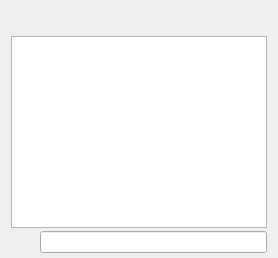
     <widget class="QWidget" name="tab_console">
      <attribute name="title">
       <string>&amp;Console</string>
      </attribute>
      <layout class="QVBoxLayout" name="verticalLayout_3">
       <property name="spacing">
        <number>3</number>
       </property>
       <property name="bottomMargin">
        <number>5</number>
       </property>
       <item>
        <layout class="QHBoxLayout" name="horizontalLayout">
         <property name="spacing">
          <number>4</number>
         </property>
         <item>
          <spacer name="horizontalSpacer">
           <property name="orientation">
            <enum>Qt::Horizontal</enum>
           </property>
           <property name="sizeHint" stdset="0">
            <size>
             <width>40</width>
             <height>20</height>
            </size>
           </property>
          </spacer>
         </item>
         <item>
          <widget class="QPushButton" name="fontSmallerButton">
           <property name="maximumSize">
            <size>
             <width>24</width>
             <height>24</height>
            </size>
           </property>
           <property name="toolTip">
            <string>Decrease font size</string>
           </property>
           <property name="text">
            <string/>
           </property>
           <property name="icon">
            <iconset>
             <normaloff>:/icons/fontsmaller</normaloff>:/icons/fontsmaller</iconset>
           </property>
           <property name="iconSize">
            <size>
             <width>16</width>
             <height>16</height>
            </size>
           </property>
           <property name="autoDefault">
            <bool>false</bool>
           </property>
           <property name="flat">
            <bool>true</bool>
           </property>
          </widget>
         </item>
         <item>
          <widget class="QPushButton" name="fontBiggerButton">
           <property name="maximumSize">
            <size>
             <width>24</width>
             <height>24</height>
            </size>
           </property>
           <property name="toolTip">
            <string>Increase font size</string>
           </property>
           <property name="text">
            <string/>
           </property>
           <property name="icon">
            <iconset>
             <normaloff>:/icons/fontbigger</normaloff>:/icons/fontbigger</iconset>
           </property>
           <property name="iconSize">
            <size>
             <width>16</width>
             <height>16</height>
            </size>
           </property>
           <property name="autoDefault">
            <bool>false</bool>
           </property>
           <property name="flat">
            <bool>true</bool>
           </property>
          </widget>
         </item>
         <item>
          <widget class="QPushButton" name="clearButton">
           <property name="maximumSize">
            <size>
             <width>24</width>
             <height>24</height>
            </size>
           </property>
           <property name="toolTip">
            <string>Clear console</string>
           </property>
           <property name="layoutDirection">
            <enum>Qt::LeftToRight</enum>
           </property>
           <property name="text">
            <string/>
           </property>
           <property name="icon">
            <iconset>
             <normaloff>:/icons/remove</normaloff>:/icons/remove</iconset>
           </property>
           <property name="shortcut">
            <string notr="true">Ctrl+L</string>
           </property>
           <property name="autoDefault">
            <bool>false</bool>
           </property>
           <property name="flat">
            <bool>true</bool>
           </property>
          </widget>
         </item>
        </layout>
       </item>
       <item>
        <widget class="QTextEdit" name="messagesWidget">
         <property name="minimumSize">
          <size>
           <width>0</width>
           <height>100</height>
          </size>
         </property>
         <property name="readOnly">
          <bool>true</bool>
         </property>
         <property name="tabKeyNavigation" stdset="0">
          <bool>false</bool>
         </property>
         <property name="columnCount" stdset="0">
          <number>2</number>
         </property>
        </widget>
       </item>
       <item>
        <layout class="QHBoxLayout" name="horizontalLayoutPrompt">
         <property name="spacing">
          <number>3</number>
         </property>
         <item>
          <widget class="QPushButton" name="promptIcon">
           <property name="enabled">
            <bool>false</bool>
           </property>
           <property name="maximumSize">
            <size>
             <width>26</width>
             <height>26</height>
            </size>
           </property>
           <property name="text">
            <string/>
           </property>
           <property name="icon">
            <iconset resource="../geekcash.qrc">
             <normaloff>:/icons/prompticon</normaloff>
             <disabledoff>:/icons/prompticon</disabledoff>:/icons/prompticon</iconset>
           </property>
           <property name="iconSize">
            <size>
             <width>20</width>
             <height>20</height>
            </size>
           </property>
           <property name="autoDefault">
            <bool>false</bool>
           </property>
           <property name="flat">
            <bool>true</bool>
           </property>
          </widget>
         </item>
         <item>
          <widget class="QLineEdit" name="lineEdit">
           <property name="placeholderText">
            <string/>
           </property>
          </widget>
         </item>
        </layout>
       </item>
      </layout>
     </widget>
